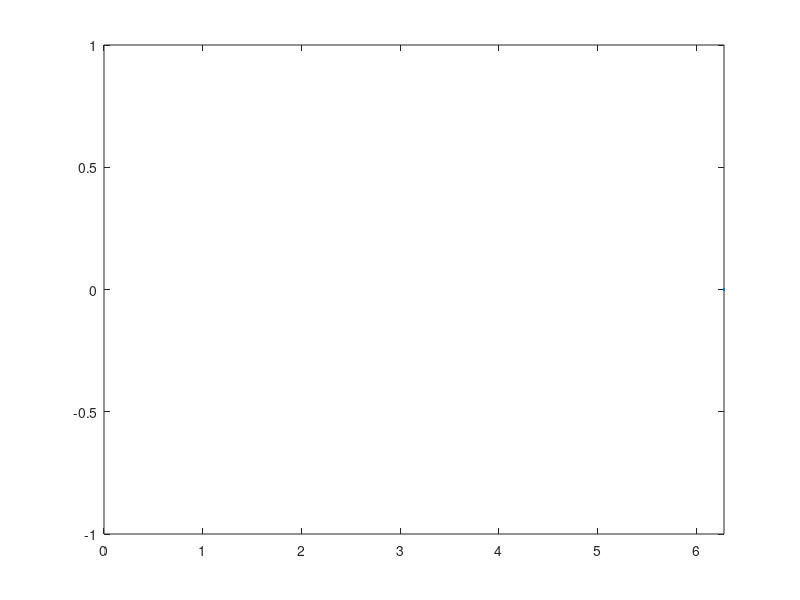

This chart was generated by the following MATLAB code: (Note: this script raises an error after producing the figure.)
% Step 1: Initialize variables
numFrames = 1; % Number of frames to create
xRange = linspace(0, 2*pi, numFrames); % Range of x-values for the plot

% Step 2 & 3: Create the plot loop and set axis limits
F = cell(numFrames, 1); % Preallocate cell array for frames
for t = 1:numFrames
    figure; % Create a new figure for each frame
    plot(xRange(t), sin(xRange(t))); % Update the plot with the current iteration value
    xlim([0, 2*pi]); % Set x-axis limits
    ylim([-1, 1]); % Set y-axis limits
    F{t} = getframe(gcf); % Capture the frame
end

% Step 4: Create a VideoWriter object
videoFileName = 'dynamicPlot.avi';
videoWriter = VideoWriter(videoFileName);

% Step 5: Open the VideoWriter object
open(videoWriter);

% Step 6: Write frames to video
for t = 1:numFrames
    writeVideo(videoWriter, F{t});
end

% Step 7: Close the VideoWriter object
close(videoWriter);
